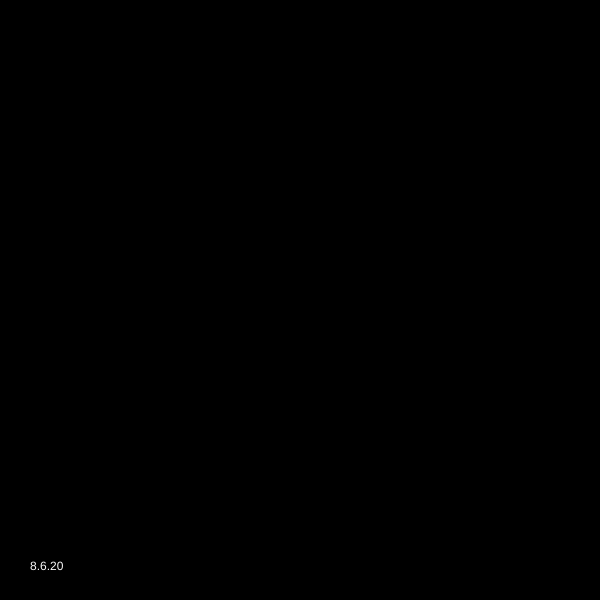
Frame 1 (no input)
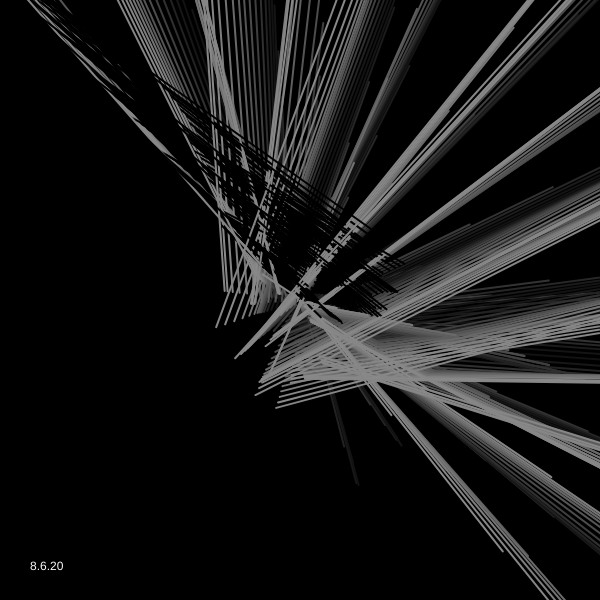
Frame 60 (no input)
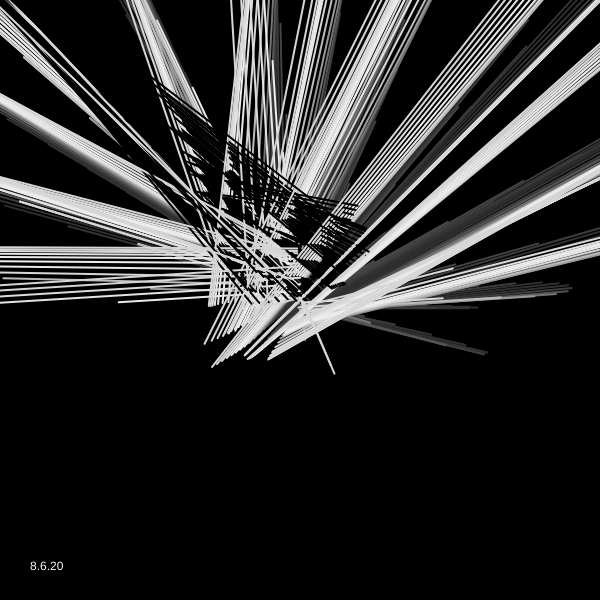
Frame 120 (the mouse pressed at the canvas centre since frame 60)

The p5.js sketch that drew these frames (run headless with seeded random() and noise() and a simulated clock; from frame 60 on, the mouse is pressed at the canvas centre):

// p5.js sketch
// ── sketch.js
let _divideNum;
let _noiseStep;
let _objectNum;
let _aryObjects = [];
let _noiseSeedRad;
let _noiseSeedAng;
let _noiseStepRad;
let _noiseStepAng;
let _noiseSpeedRad;
let _noiseSpeedAng;
let _rad;
let _scale;
let _rad_offset;
let lapse = 0;    // mouse timer

function setup() {
  createCanvas(600, 600);
  // colorMode(HSB, 255);
  frameRate(30);
  background(5);
  strokeWeight(2);
  stroke(0, 255);
  noFill();
  _divideNum = 40;
  _objectNum = 20;
  _noiseSeedRad = random(20);
  _noiseSeedAng = random(10);
  _noiseStepRad = 0.1;
  _noiseStepAng = 0.2;
  _noiseSpeedRad = 0.01;
  _noiseSpeedAng = 0.01;
  _noiseStepObj = 0.02;
  _rad = width/4;
  _scale = 0.16;
  _rad_offset = -0.5;
}

function Circle(divideNum, rad, rad_offset, noiseSeedAng, noiseStepAng, noiseSeedRad, noiseStepRad) {
  let sumNoiseVal = 0;
  for (let i = 0; i < divideNum; i++) {
    sumNoiseVal += noise(noiseSeedAng + i * noiseStepAng);
  }
  let centX = width/2;
  let centY = height/2;
  let currentNoiseVal = noise(noiseSeedAng);
  //fill((255*sin(2*PI*noise(noiseSeedRad))+140)%255, 100);
  noFill();

  //beginShape();
  for (let i = 0; i < divideNum+3; i++) {
    let tgt_i = i;
    if (tgt_i >= divideNum) { tgt_i -= divideNum; }
    currentNoiseVal += noise(noiseSeedAng + tgt_i * noiseStepAng);
    if (i%2 == 0){
        stroke((255*sin(2*PI*noise(noiseSeedRad))+140)%255);
    line(centX + rad * (noise(noiseSeedRad + tgt_i * noiseStepRad)+rad_offset) * sin(2*PI*currentNoiseVal/sumNoiseVal),
      centY + rad * (noise(noiseSeedRad + tgt_i * noiseStepRad)+rad_offset) * cos(2*PI*currentNoiseVal/sumNoiseVal), 
      centX + rad * (noise(noiseSeedRad + tgt_i * noiseStepRad)+rad_offset) * 20*cos(2*PI*currentNoiseVal/sumNoiseVal), 
      centY + rad * (noise(noiseSeedRad + tgt_i * noiseStepRad)+rad_offset) * 20*sin(2*PI*currentNoiseVal/sumNoiseVal));
    }
    if (i%2 != 0){
        stroke((255*cos(2*PI*noise(noiseSeedRad))+140)%255);
    line(centX + rad * (noise(noiseSeedRad + tgt_i * noiseStepRad)+rad_offset) * cos(2*PI*currentNoiseVal/sumNoiseVal),
      centY + rad * (noise(noiseSeedRad + tgt_i * noiseStepRad)+rad_offset) * sin(2*PI*currentNoiseVal/sumNoiseVal), 200*sin(2*PI*currentNoiseVal/sumNoiseVal), 200*sin(2*PI*currentNoiseVal/sumNoiseVal));
    }

  }
 // endShape();
}

function draw() {
  background(0);
  let myNoiseSeedRad;
  let myNoiseSeedAng;
  _noiseSeedRad += _noiseSpeedRad;
  _noiseSeedAng += _noiseSpeedAng;
  for (let i = 0; i < _objectNum; i++) {
    myNoiseSeedRad = _noiseSeedRad + i * _noiseStepObj;
    myNoiseSeedAng = _noiseSeedAng + i * _noiseStepObj;
    Circle(_divideNum, _rad * _scale * (i+1), _rad_offset, myNoiseSeedAng, _noiseStepAng, myNoiseSeedRad, _noiseStepRad)
  }
  noStroke();
  fill(250);
  text("8.6.20", 30, height-30);
  noFill();
}
